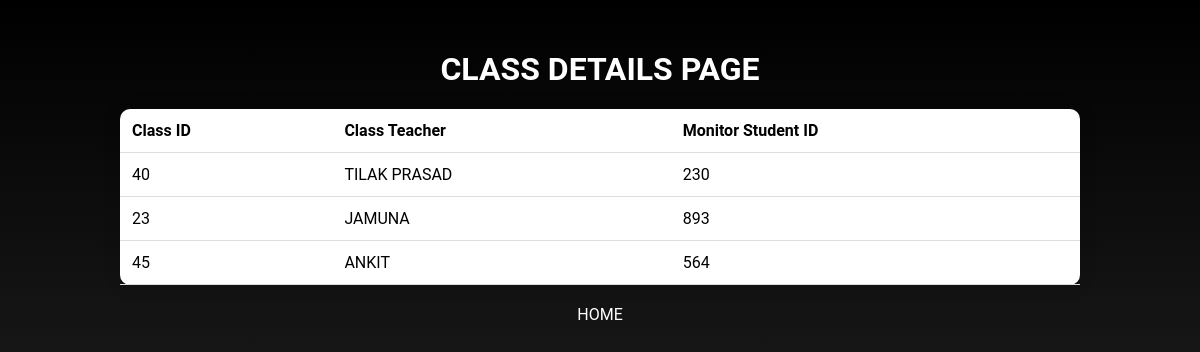
The page /standard/ on the database its author committed.
### attendence/models.py (models this page shows)
class standard(models.Model):
     total_students = models.IntegerField(null=True)
     class_teacher = models.CharField(max_length=255)
     monitor_student_id =  models.IntegerField(null=True)

### attendence/views.py (the view)
# urls.py: path('standard/',views.Standard,name='Standard'),
@csrf_exempt
def Standard(request):
    cur = standard.objects.all().values()
    template = loader.get_template('standard.html')
    context = {
        'data': cur,
    }
    return HttpResponse(template.render(context, request))

### attendence/templates/standard.html (shortened to what this page needs)
<!DOCTYPE html>
<html>
<head>
</head>
<body>
<h1>CLASS DETAILS PAGE</h1>
<table>
    <tr>
        <th>Class ID</th>
        <th>Class Teacher</th>
        <th>Monitor Student ID</th>
    </tr>
    {% for x in data %}
    <tr>
        <td>{{ x.total_students }}</td>
        <td>{{ x.class_teacher }}</td>
        <td>{{ x.monitor_student_id }}</td>
    </tr>
    {% endfor %}
</table>
<p><a href="/">HOME </a></p>
</body>
</html>

### attendence/templates/standard.html (style rules this page uses)
html { font-family: 'Roboto', sans-serif; margin: 0; padding: 0; background: linear-gradient(to bottom, #000000, #333333); background-repeat: no-repeat; height: 100%; }
body { margin: 0; padding: 0; }
h1 { text-align: center; color: #ffffff; margin-top: 50px; animation: fadeInDown 1s ease; }
table { border-collapse: collapse; width: 80%; margin: 0 auto; background-color: #ffffff; border-radius: 10px; box-shadow: 0 0 20px rgba(0, 0, 0, 0.1); animation: slideInLeft 1s ease; }
th, td { padding: 12px; text-align: left; border-bottom: 1px solid #dddddd; }
p { text-align: center; margin-top: 20px; }
a { color: #ffffff; text-decoration: none; transition: color 0.3s ease; }

### rows shown on the page
standard: total_students "40", class_teacher "TILAK PRASAD", monitor_student_id "230"
standard: total_students "23", class_teacher "JAMUNA", monitor_student_id "893"
standard: total_students "45", class_teacher "ANKIT", monitor_student_id "564"
